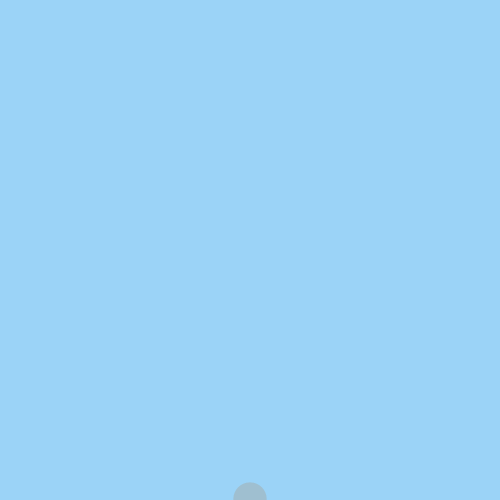
Frame 1 (no input)
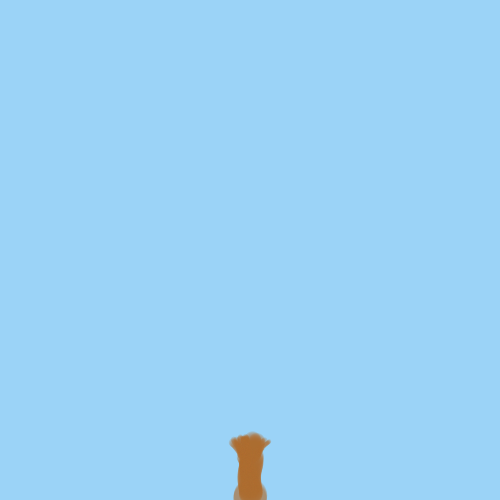
Frame 60 (the mouse pressed at the canvas centre just before this capture)
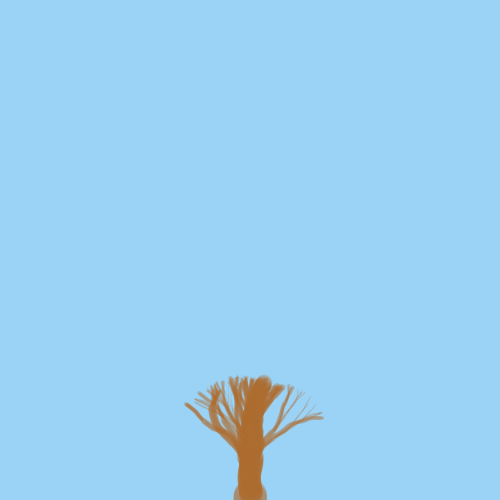
Frame 120 (the mouse held since frame 60 and released just before this capture)

The Processing sketch that drew these frames (run headless with seeded random() and noise(); from frame 60 on, the mouse is pressed at the canvas centre):

// Processing sketch: listing_12_9
// ── listing_12_9.pde
// Processing for Android: 
// Create Mobile, Sensor-Aware, and VR Applications Using Processing
// Andres Colubri
// http://p5android-book.andrescolubri.net/

ArrayList<Branch> branches = new ArrayList<Branch>();

void setup() {
  size(500, 500); 
  noStroke();
  branches.add(new Branch());
  background(155, 211, 247); 
}

void draw() {
  for (int i = 0; i < branches.size(); i++) {
    Branch branch = branches.get(i);
    branch.update();
    branch.display();    
  }
}

class Branch {
  PVector position;
  PVector velocity;
  float diameter;
  
  Branch() {
    position = new PVector(width/2, height);
    velocity = new PVector(0, -1);
    diameter = width/15.0;
  }
  Branch(Branch parent) {
    position = parent.position.copy();
    velocity = parent.velocity.copy();
    diameter = parent.diameter / 1.4142;
    parent.diameter = diameter;
  }
  void update() {
    if (1 < diameter) {
      position.add(velocity);
      float opening = map(diameter, 1, width/15.0, 1, 0);
      float angle = random(PI - opening * HALF_PI, TWO_PI + opening * HALF_PI);
      PVector shake = PVector.fromAngle(angle);
      shake.mult(0.1);
      velocity.add(shake);
      velocity.normalize();
      if (random(0, 1) < 0.04) branches.add(new Branch(this));      
    }
  }
  void display() {
    if (1 < diameter) {
      fill(175, 108, 44, 50);
      ellipse(position.x, position.y, diameter, diameter);
    }
  }
}
